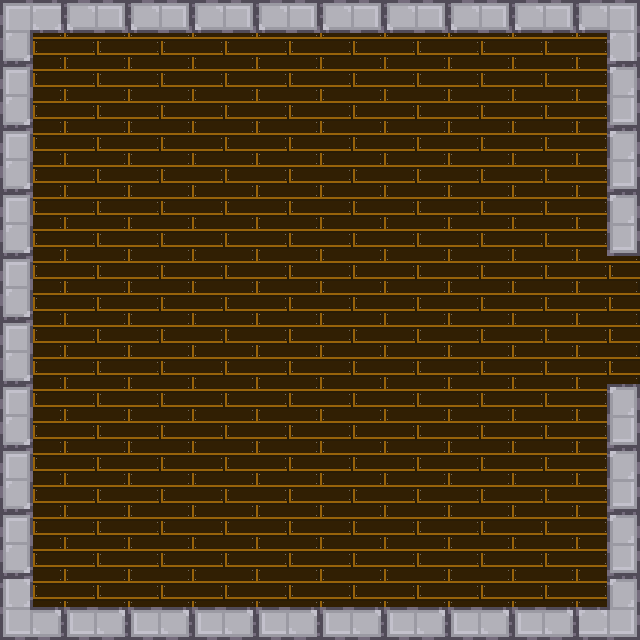

A 2D game scene composited from a Tiled map and its tileset images. What follows is a short description and the map's XML, with every tile layer's data as written:
An orthogonal 10x10 tile map with 64x64 px tiles, 2 tile layers (Capa de patrones 1, Capa de patrones 2), 2 tilesets.

<map version="1.5" tiledversion="1.7.2" orientation="orthogonal" renderorder="right-down" width="10" height="10" tilewidth="64" tileheight="64" infinite="0" nextlayerid="3" nextobjectid="1">
 <tileset firstgid="1" source="madera.tsx" />
 <tileset firstgid="2" source="muros.tsx" />
 <layer id="1" name="Capa de patrones 1" width="10" height="10">
  <data encoding="csv">
1,1,1,1,1,1,1,1,1,1,
1,1,1,1,1,1,1,1,1,1,
1,1,1,1,1,1,1,1,1,1,
1,1,1,1,1,1,1,1,1,1,
1,1,1,1,1,1,1,1,1,1,
1,1,1,1,1,1,1,1,1,1,
1,1,1,1,1,1,1,1,1,1,
1,1,1,1,1,1,1,1,1,1,
1,1,1,1,1,1,1,1,1,1,
1,1,1,1,1,1,1,1,1,1
</data>
 </layer>
 <layer id="2" name="Capa de patrones 2" width="10" height="10">
  <data encoding="csv">
13,3,3,3,3,3,3,3,3,12,
4,0,0,0,0,0,0,0,0,2,
4,0,0,0,0,0,0,0,0,2,
4,0,0,0,0,0,0,0,0,2,
4,0,0,0,0,0,0,0,0,0,
4,0,0,0,0,0,0,0,0,0,
4,0,0,0,0,0,0,0,0,2,
4,0,0,0,0,0,0,0,0,2,
4,0,0,0,0,0,0,0,0,2,
10,5,5,5,5,5,5,5,5,11
</data>
 </layer>
</map>
